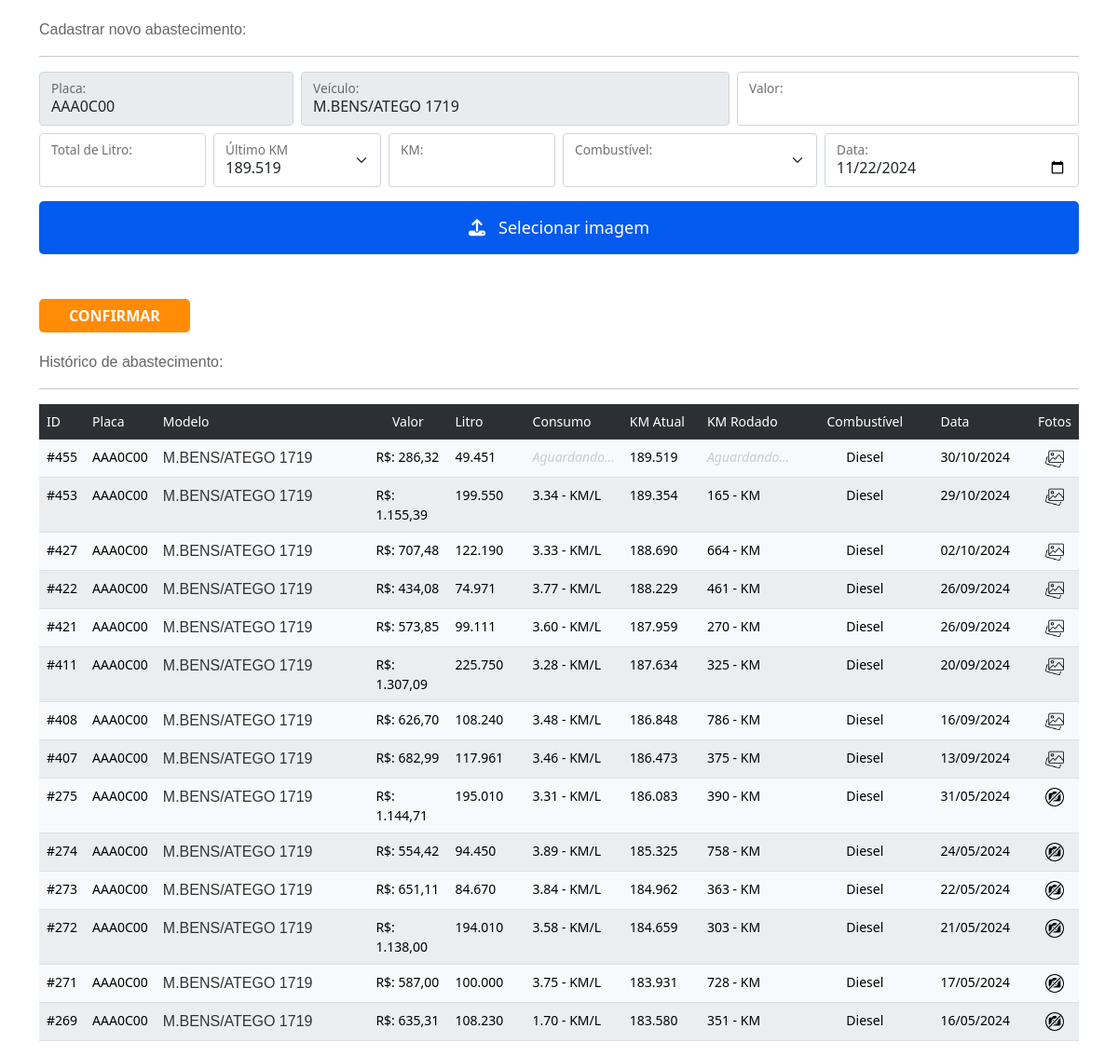
/abastecimento.php?placa=AAA0C00, run on the app's committed database.
### tables this page shows
CREATE TABLE IF NOT EXISTS `abastecimento` (
  `abast_id` int NOT NULL AUTO_INCREMENT,
  `veiculo_id` int NOT NULL,
  `abast_veiculo` varchar(50) NOT NULL,
  `abast_placa` varchar(50) NOT NULL,
  `abast_valor` varchar(255) NOT NULL,
  `abast_valor_litro` varchar(255) NOT NULL,
  `abast_total_litro` varchar(255) NOT NULL,
  `abast_km_anterior` varchar(50) NOT NULL,
  `abast_km` varchar(50) NOT NULL,
  `abast_km_rodado` varchar(50) DEFAULT NULL,
  `abast_media` varchar(50) DEFAULT NULL,
  `abast_combustivel` varchar(50) NOT NULL,
  `abast_data` date NOT NULL,
  `cad_autor` varchar(255) NOT NULL,
  PRIMARY KEY (`abast_id`)
);

### abastecimento.php (the view, shortened to what this page needs)
<?php
require_once("_app/conf.php");
?>
<?php
$pdos = "SELECT * FROM abastecimento WHERE abast_placa =:placa";
$data = $pdo->prepare($pdos);
$data->bindParam(':placa', $_GET['placa']);
$data->execute();
foreach ($data as $veiculos);
?>
<!doctype html>
<html lang="pt-br">
<head>
    <link href="css/style.css" rel="stylesheet">
    <link href="https://cdn.jsdelivr.net/npm/bootstrap@5.0.2/dist/css/bootstrap.min.css" rel="stylesheet">
    <link rel="stylesheet" href="https://cdn.jsdelivr.net/npm/@fortawesome/fontawesome-free@6.1.2/css/fontawesome.min.css">
</head>
<body>
    <article class="container">
        <label class="titulo">Cadastrar novo abastecimento:</label>
        <hr>
        <form method="POST" id="" action="actions/abastecimento.php" enctype="multipart/form-data">
            <div class="row g-2">
                <div class="col-md-3">
                    <div class="form-floating">
                        <input readonly type="text" class="form-control" name="abast_placa" maxlength="8" id="placa" value="<?= $_GET['placa']; ?>" required />
                        <label for="floatingInputGrid">Placa:</label>
                    </div>
                </div>
                <div class="col-md-5">
                    <div class="form-floating">
                        <input readonly type="text" class="form-control" name="abast_veiculo" id="" value="<?php if (isset($veiculos['abast_veiculo'])) echo $veiculos['abast_veiculo']; ?>" required />
                        <label for="floatingInputGrid">Veículo:</label>
                    </div>
                </div>
                <div class="col-md-4">
                    <div class="form-floating">
                        <input type="text" class="form-control" maxlength="9" name="abast_valor" id="input3" value="<?php if (isset($dados['abast_valor'])) echo $dados['abast_valor']; ?>" required />
                        <label for="input3">Valor:</label>
                    </div>
                </div>
                <div class="col-md-2">
                    <div class="form-floating">
                        <input type="text" class="form-control" maxlength="9" id="input4" name="abast_total_litro" value="<?php if (isset($dados['abast_total_litro'])) echo $dados['abast_total_litro']; ?>" required />
                        <label for="input4">Total de Litro:</label>
                    </div>
                </div>
                <?php
                $sql = "SELECT * FROM abastecimento WHERE abast_placa =:placa ORDER BY abast_id DESC LIMIT 1";
                $stmt = $pdo->prepare($sql);
                $stmt->bindParam(':placa', $_GET['placa']);
                $stmt->execute();
                $lastRecord = $stmt->fetch(PDO::FETCH_ASSOC);
                ?>
                <div class="col-md-2">
                    <div class="form-floating">
                        <select name="abast_km_anterior" id="abast_km_anterior" class="form-select">
                            <option selected value="<?php if (isset($lastRecord['abast_km'])) : echo $lastRecord['abast_km'];
                                                    else : echo '';
                                                    endif; ?>"><?php if (isset($lastRecord['abast_km'])) : echo $lastRecord['abast_km'];
                                                                else : echo 'Sem Histórico';
                                                                endif; ?></option>
                        </select>
                        <label for="abast_km_anterior">Último KM</label>
                    </div>
                </div>
                <div class="col-md-2">
                    <div class="form-floating">
                        <input type="text" class="form-control" maxlength="7" name="abast_km" id="input2" value="" required />
                        <label for="input2">KM:</label>
                    </div>
                </div>
                <div class="col-md-3">
                    <div class="form-floating ">
                        <select class="form-select" name="abast_combustivel" id="8">
                        </select>
                        <label for="floatingSelectGrid">Combustível:</label>
                    </div>
                </div>
                <div class="col-md-3">
                    <div class="form-floating">
                        <input onChange="getkm(this.value)" type="date" class="form-control" name="abast_data" id="input5" value="<?php if (isset($dados['abast_data'])) : echo $dados['abast_data'];
                                                                                                                                    else : echo date('Y-m-d');
                                                                                                                                    endif; ?>" required />
                        <label for="floatingInputGrid">Data:</label>
                    </div>
                </div>
            </div>
            <div class="col-md-12">
                <label id="foto" for="upload-img"><i class="fa fa-upload" aria-hidden="true"></i> &nbsp; Selecionar imagem</label>
            </div>
            <br/>
            <br />
            <input type="submit" id="submitBtn" name="abastecimento" value="Confirmar" class="btn-orange">
        </form>
        <?php
        $busca = "SELECT * FROM abastecimento WHERE abast_placa =:placa ORDER BY abast_km DESC";
        $data = $pdo->prepare($busca);
        $data->bindParam(':placa', $_GET['placa']);
        $data->execute();
        $count = $data->rowCount();
        ?>
        <?php
        if ($count <= 0) {
            echo "<label class='titulo'>Veículo sem histórico de abastecimento</label>";
        } else {
        ?>
            <label class="titulo">Histórico de abastecimento:</label>
            <hr>
            <table id="search_table" class="table table-striped">
                <tr class="table-dark">
                    <td scope="col" align="left" style="width:30px;">ID</td>
                    <td scope="col" align="left" style="width:70px;">Placa</td>
                    <td scope="col" align="left" style="width:330px;">Modelo</td>
                    <td scope="col" align="center" style="width:100px;">Valor</td>
                    <td scope="col" align="left" style="width:100px;">Litro</td>
                    <td scope="col" align="left" style="width:100px;">Consumo</td>
                    <td scope="col" align="left" style="width:100px;">KM Atual</td>
                    <td scope="col" align="left" style="width:100px;">KM Rodado</td>
                    <td scope="col" align="center" style="width:200px;">Combustível</td>
                    <td scope="col" align="left" style="width:120px;">Data</td>
                    <td scope="col" align="center" style="width:120px;" colspan="3">Fotos</td>
                </tr>
                <?php foreach ($data as $veiculo) : ?>
                    <tr class="table-light">
                        <td align="left" style="">#<?= $veiculo['abast_id']; ?></td>
                        <td align="left" style=""><?= $_GET['placa']; ?></td>
                        <td style="">
                            <a href="editar_abastecimento?id=<?= $veiculo['abast_id']; ?>" class="link">
                                <?= $veiculo['abast_veiculo']; ?>
                        </td>
                        <td align="left" style="">R$: <?php echo number_format($veiculo['abast_valor'], 2, ",", "."); ?></td>
                        <td align="left" style=""><?php echo number_format($veiculo['abast_total_litro'], 3, ".", "."); ?></td>
                        <?php if (isset($veiculo['abast_media'])) { ?>
                            <td align="left" style=""><?= number_format($veiculo['abast_media'], 2, ".", "."); ?> - KM/L </td>
                        <?php } else { ?>
                            <td class="wait" align="left" style=""> Aguardando... </td>
                        <?php } ?>
                        <td align="left" style=""><?= number_format($veiculo['abast_km'], 3, ".", "."); ?></td>
                        <?php if (isset($veiculo['abast_km_rodado'])) { ?>
                            <td align="left" style=""><?= number_format($veiculo['abast_km_rodado'], 0, ".", "."); ?> - KM</td>
                        <?php } else { ?>
                            <td class="wait" align="left" style=""> Aguardando... </td>
                        <?php } ?>
                        <?php
                        if ($veiculo['abast_combustivel'] == 0) :
                            echo "<td align='center'>Gasolina</td>";
                        elseif ($veiculo['abast_combustivel'] == 3) :
                            echo "<td align='center'>Etanol</td>";
                        elseif ($veiculo['abast_combustivel'] == 4) :
                            echo "<td align='center'>Diesel</td>";
                        elseif ($veiculo['abast_combustivel'] == 5) :
                            echo "<td align='center'>GNV</td>";
                        endif;
                        ?>
                        <td align="left" style=""><?= date('d/m/Y', strtotime($veiculo['abast_data'])); ?> </td>
                        <?php
                        $sql = "SELECT * FROM abastecimento_img WHERE abast_id = :abast_id";
                        $stmt = $pdo->prepare($sql);
                        $stmt->bindParam(':abast_id', $veiculo['abast_id'], PDO::PARAM_INT);
                        $stmt->execute();
                        $imagens = $stmt->fetchAll(PDO::FETCH_ASSOC);
                        $count_id = count($imagens);
                        ?>
                        <?php if ($count_id <= 0) { ?>
                            <td align="center">
                                <img src="images/no-img.png" alt="Sem imagem cadastrada" title="Sem imagem cadastrada" width="20" height="20">
                            </td>
                        <?php } else { ?>
                            <td align="center">
                                <a data-id='<?= $veiculo['abast_id']; ?>' class="foto" title="Ver Fotos"><img src="images/imagem.png" alt="<?php if ($count_id == 1) : echo "Imagem cadastrada";
                                                                                                                                            elseif ($count_id >= 2) : echo "Imagens cadastradas";
                                                                                                                                            endif; ?>" title="<?= $count_id ?> imagens cadastradas " width="20" height="20"></a>
                            </td>
                        <?php } ?>
                    </tr>
                <?php
                endforeach;
                ?>
            </table>
        <?php }; ?>
    </article>

### css/style.css (style rules this page uses)
.titulo { font-family: "Trebuchet MS", Arial, Helvetica, sans-serif;font-size: 16px;color: #666;margin-top: 20px }
#foto { display: block;position: relative;width: 100%;background-color: #025bee;color: #fff;font-size: 18px;text-align: center;padding: 15px;border-radius: 5px;cursor: pointer; margin-top: 15px; }
.wait { font-style: italic; color:#CCC }
.btn-orange { padding: 4px 30px;background: #ff8b06;text-transform: uppercase;font-weight: bold;border-radius: 5px; border-color:transparent;outline: 10px; }
.btn-orange { cursor: pointer;font-size: 1.0em;color: #fff; text-decoration: none; }
.table { font-size: 14px; }
.link { font-family: 'Trebuchet MS', 'Lucida Sans Unicode', 'Lucida Grande', 'Lucida Sans', Arial, sans-serif; font-size: 16px; text-decoration: none; color: #333; }

### data on the page
abastecimento: abast_veiculo "M.BENS/ATEGO 1719", abast_km_anterior "189.519", abast_id "455", abast_valor "286,32", abast_total_litro "49.451", shows "Aguardando...", abast_km "189.519", abast_combustivel "Diesel", abast_data "30/10/2024"
abastecimento: abast_id "453", abast_veiculo "M.BENS/ATEGO 1719", abast_valor "1.155,39", abast_total_litro "199.550", abast_media "3.34", abast_km "189.354", abast_km_rodado "165", abast_combustivel "Diesel", abast_data "29/10/2024"
abastecimento: abast_id "427", abast_veiculo "M.BENS/ATEGO 1719", abast_valor "707,48", abast_total_litro "122.190", abast_media "3.33", abast_km "188.690", abast_km_rodado "664", abast_combustivel "Diesel", abast_data "02/10/2024"
abastecimento: abast_id "422", abast_veiculo "M.BENS/ATEGO 1719", abast_valor "434,08", abast_total_litro "74.971", abast_media "3.77", abast_km "188.229", abast_km_rodado "461", abast_combustivel "Diesel", abast_data "26/09/2024"
abastecimento: abast_id "421", abast_veiculo "M.BENS/ATEGO 1719", abast_valor "573,85", abast_total_litro "99.111", abast_media "3.60", abast_km "187.959", abast_km_rodado "270", abast_combustivel "Diesel", abast_data "26/09/2024"
abastecimento: abast_id "411", abast_veiculo "M.BENS/ATEGO 1719", abast_valor "1.307,09", abast_total_litro "225.750", abast_media "3.28", abast_km "187.634", abast_km_rodado "325", abast_combustivel "Diesel", abast_data "20/09/2024"
abastecimento: abast_id "408", abast_veiculo "M.BENS/ATEGO 1719", abast_valor "626,70", abast_total_litro "108.240", abast_media "3.48", abast_km "186.848", abast_km_rodado "786", abast_combustivel "Diesel", abast_data "16/09/2024"
abastecimento: abast_id "407", abast_veiculo "M.BENS/ATEGO 1719", abast_valor "682,99", abast_total_litro "117.961", abast_media "3.46", abast_km "186.473", abast_km_rodado "375", abast_combustivel "Diesel", abast_data "13/09/2024"
abastecimento: abast_id "275", abast_veiculo "M.BENS/ATEGO 1719", abast_valor "1.144,71", abast_total_litro "195.010", abast_media "3.31", abast_km "186.083", abast_km_rodado "390", abast_combustivel "Diesel", abast_data "31/05/2024"
abastecimento: abast_id "274", abast_veiculo "M.BENS/ATEGO 1719", abast_valor "554,42", abast_total_litro "94.450", abast_media "3.89", abast_km "185.325", abast_km_rodado "758", abast_combustivel "Diesel", abast_data "24/05/2024"
abastecimento: abast_id "273", abast_veiculo "M.BENS/ATEGO 1719", abast_valor "651,11", abast_total_litro "84.670", abast_media "3.84", abast_km "184.962", abast_km_rodado "363", abast_combustivel "Diesel", abast_data "22/05/2024"
abastecimento: abast_id "272", abast_veiculo "M.BENS/ATEGO 1719", abast_valor "1.138,00", abast_total_litro "194.010", abast_media "3.58", abast_km "184.659", abast_km_rodado "303", abast_combustivel "Diesel", abast_data "21/05/2024"
abastecimento: abast_id "271", abast_veiculo "M.BENS/ATEGO 1719", abast_valor "587,00", abast_total_litro "100.000", abast_media "3.75", abast_km "183.931", abast_km_rodado "728", abast_combustivel "Diesel", abast_data "17/05/2024"
abastecimento: abast_id "269", abast_veiculo "M.BENS/ATEGO 1719", abast_valor "635,31", abast_total_litro "108.230", abast_media "1.70", abast_km "183.580", abast_km_rodado "351", abast_combustivel "Diesel", abast_data "16/05/2024"
